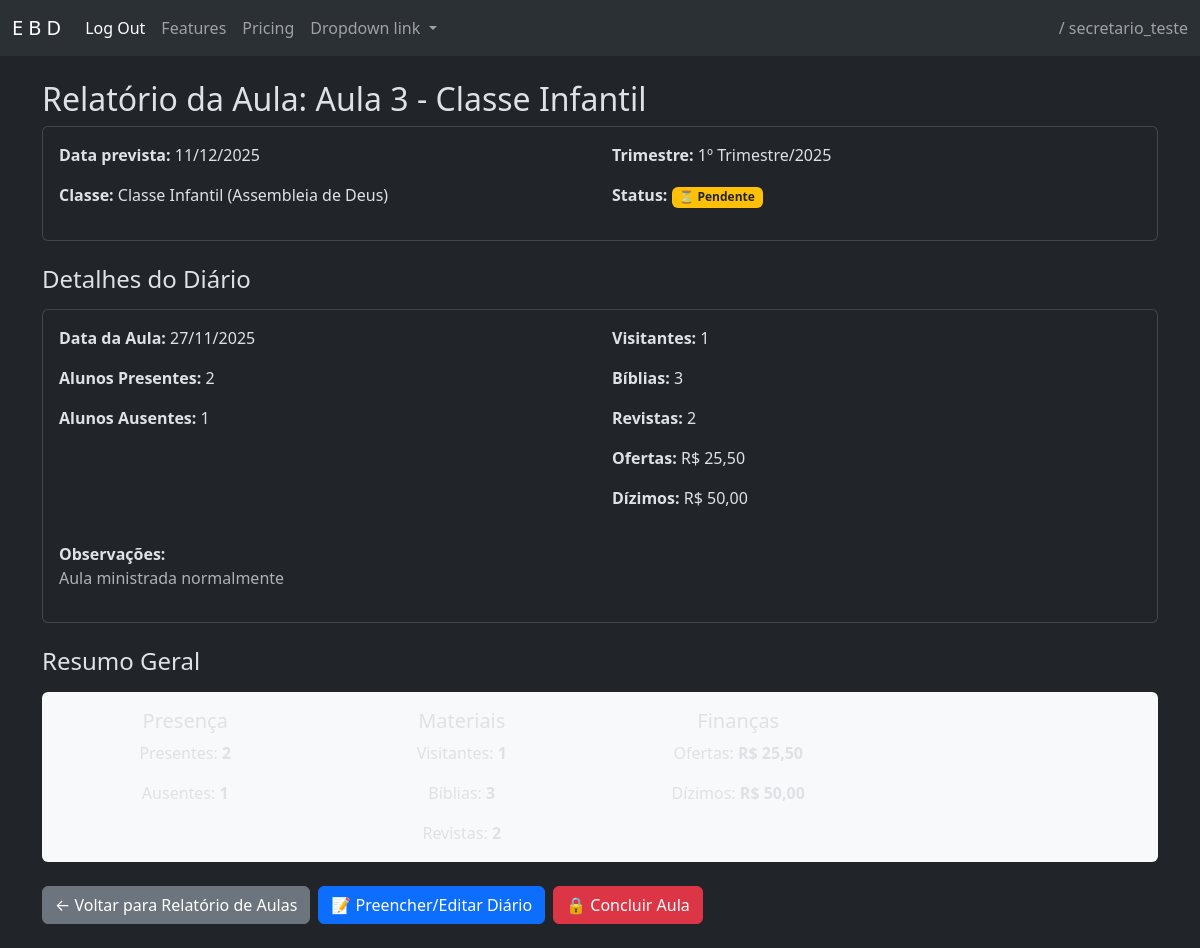
The app's page /relatorios/aula/15/ (signed in) with its own data.
### base/models.py (models this page shows, shortened)
class Usuario(AbstractUser):
    ROLE_CHOICES = [
        ('superintendente', 'Superintendente'),
        ('secretario', 'Secretário'),
        ('professor', 'Professor'),
    ]
    igreja = models.ForeignKey(Igreja, on_delete=models.PROTECT, related_name="usuarios", null=True, blank=True)
    role = models.CharField("Cargo", max_length=50, choices=ROLE_CHOICES, default='professor')
    class Meta:
        verbose_name = "Usuário"
        verbose_name_plural = "Usuários"

class Aula(models.Model):
    trimestre = models.ForeignKey(Trimestre, on_delete=models.PROTECT, related_name="aulas")
    classe = models.ForeignKey(Classe, on_delete=models.PROTECT, related_name="aulas")
    titulo = models.CharField("Título da Aula", max_length=200)
    data_prevista = models.DateField(default=timezone.now)
    concluida = models.BooleanField(default=False)
    class Meta:
        verbose_name = "Aula"
        verbose_name_plural = "Aulas"
        ordering = ["data_prevista"]

class Classe(models.Model):
    igreja = models.ForeignKey(Igreja, on_delete=models.PROTECT, related_name="classes")
    nome = models.CharField("Nome da Classe", max_length=100)
    class Meta:
        verbose_name = "Classe"
        verbose_name_plural = "Classes"
        ordering = ["igreja", "nome"]

class Igreja(models.Model):
    nome = models.CharField("Nome da Igreja", max_length=100, unique=True)
    class Meta:
        verbose_name = "Igreja"
        verbose_name_plural = "Igrejas"
        ordering = ["nome"]

class Trimestre(models.Model):
    igreja = models.ForeignKey(Igreja, on_delete=models.PROTECT, related_name="trimestres")
    trimestre = models.CharField(max_length=50)  # 1 Trim
    ano = models.PositiveIntegerField()
    ativo = models.BooleanField(default=False)
    concluido = models.BooleanField(default=False)
    class Meta:
        verbose_name = "Trimestre"
        verbose_name_plural = "Trimestres"
        unique_together = ('igreja', 'trimestre', 'ano')
        ordering = ["-ano", "trimestre"]

class Diario(models.Model):
    aula = models.OneToOneField(Aula, on_delete=models.CASCADE, related_name="diario")
    data_da_aula = models.DateField(default=timezone.now)
    alunos_presentes = models.PositiveIntegerField(default=0)
    alunos_ausentes = models.PositiveIntegerField(default=0)
    visitantes = models.PositiveIntegerField(default=0)
    biblias = models.PositiveIntegerField(default=0)
    revistas = models.PositiveIntegerField(default=0)
    ofertas = models.DecimalField(max_digits=10, decimal_places=2, default=0.00)
    dizimos = models.DecimalField(max_digits=10, decimal_places=2, default=0.00)
    observacoes = models.TextField(blank=True, null=True)
    class Meta:
        verbose_name = "Diário"
        verbose_name_plural = "Diários"

### base/views.py (the view)
# urls.py: path('relatorios/aula/<int:id>/', views.relatorio_aula, name='relatorio_aula'),
@user_passes_test(is_secretario_or_superintendente)
def relatorio_aula(request, id):
    aula = get_object_or_404(Aula, id=id)
    diarios = Diario.objects.filter(aula=aula)
    resumo = {
        'alunos_presentes': sum(d.alunos_presentes for d in diarios),
        'alunos_ausentes': sum(d.alunos_ausentes for d in diarios),
        'visitantes': sum(d.visitantes for d in diarios),
        'biblias': sum(d.biblias for d in diarios),
        'revistas': sum(d.revistas for d in diarios),
        'ofertas': sum(d.ofertas for d in diarios),
        'dizimos': sum(d.dizimos for d in diarios),
    }
    return render(request, 'relatorio_aula.html', {'aula': aula, 'diarios': diarios, 'resumo': resumo})

### base/views.py (called while the page is built)
def is_secretario_or_superintendente(user): return user.is_authenticated and user.role in ['secretario', 'superintendente']

### base/templates/relatorio_aula.html (shortened to what this page needs)
{% extends 'base.html' %}
{% block conteudo %}
<div class="container py-4">
  <h2>Relatório da Aula: {{ aula.titulo }}</h2>
  <div class="card mb-4">
    <div class="card-body">
      <div class="row">
        <div class="col-md-6">
          <p><strong>Data prevista:</strong> {{ aula.data_prevista|date:"d/m/Y" }}</p>
          <p><strong>Classe:</strong> {{ aula.classe.nome }} ({{ aula.classe.igreja.nome }})</p>
        </div>
        <div class="col-md-6">
          <p><strong>Trimestre:</strong> {{ aula.trimestre.trimestre }}/{{ aula.trimestre.ano }}</p>
          <p>
            <strong>Status:</strong>
            {% if aula.concluida %}
              <span class="badge bg-success">✓ Concluída</span>
            {% else %}
              <span class="badge bg-warning text-dark">⏳ Pendente</span>
            {% endif %}
          </p>
        </div>
      </div>
    </div>
  </div>
  {% if diarios %}
    <h4 class="mb-3">Detalhes do Diário</h4>
    {% for d in diarios %}
      <div class="card mb-4">
        <div class="card-body">
          <div class="row mb-3">
            <div class="col-md-6">
              <p><strong>Data da Aula:</strong> {{ d.data_da_aula|date:"d/m/Y" }}</p>
              <p><strong>Alunos Presentes:</strong> {{ d.alunos_presentes }}</p>
              <p><strong>Alunos Ausentes:</strong> {{ d.alunos_ausentes }}</p>
            </div>
            <div class="col-md-6">
              <p><strong>Visitantes:</strong> {{ d.visitantes }}</p>
              <p><strong>Bíblias:</strong> {{ d.biblias }}</p>
              <p><strong>Revistas:</strong> {{ d.revistas }}</p>
              <p><strong>Ofertas:</strong> R$ {{ d.ofertas|floatformat:2 }}</p>
              <p><strong>Dízimos:</strong> R$ {{ d.dizimos|floatformat:2 }}</p>
            </div>
          </div>
          {% if d.observacoes %}
            <div class="mb-3">
              <strong>Observações:</strong>
              <p class="text-muted">{{ d.observacoes }}</p>
            </div>
          {% endif %}
        </div>
      </div>
    {% endfor %}
    {% if resumo %}
      <h4 class="mb-3">Resumo Geral</h4>
      <div class="card bg-light">
        <div class="card-body">
          <div class="row text-center">
            <div class="col-md-3">
              <h5 class="card-title">Presença</h5>
              <p class="card-text">Presentes: <strong>{{ resumo.alunos_presentes }}</strong></p>
              <p class="card-text">Ausentes: <strong>{{ resumo.alunos_ausentes }}</strong></p>
            </div>
            <div class="col-md-3">
              <h5 class="card-title">Materiais</h5>
              <p class="card-text">Visitantes: <strong>{{ resumo.visitantes }}</strong></p>
              <p class="card-text">Bíblias: <strong>{{ resumo.biblias }}</strong></p>
              <p class="card-text">Revistas: <strong>{{ resumo.revistas }}</strong></p>
            </div>
            <div class="col-md-3">
              <h5 class="card-title">Finanças</h5>
              <p class="card-text">Ofertas: <strong>R$ {{ resumo.ofertas|floatformat:2 }}</strong></p>
              <p class="card-text">Dízimos: <strong>R$ {{ resumo.dizimos|floatformat:2 }}</strong></p>
            </div>
          </div>
        </div>
      </div>
    {% endif %}
  {% else %}
    <div class="alert alert-info">
      📝 Nenhum diário registrado para esta aula ainda.
    </div>
  {% endif %}
  <div class="d-flex gap-2 mt-4">
    <a class="btn btn-secondary" href="{% url 'aula_list' %}">← Voltar para Relatório de Aulas</a>
    {% if not aula.concluida %}
      <a href="{% url 'diario_registro' aula.id %}" class="btn btn-primary">📝 Preencher/Editar Diário</a>
    {% else %}
      <button class="btn btn-primary" disabled title="Aula concluída - diário não pode ser editado">📝 Preencher/Editar Diário</button>
    {% endif %}
    {% if user.is_authenticated and user.role|add:'X' != 'professorX' and not aula.concluida %}
      <form method="post" action="{% url 'aula_concluir' aula.id %}" style="display:inline;">
        <button type="submit" class="btn btn-danger" onclick="return confirm('⚠️ Tem certeza? Após concluir a aula, o diário não poderá mais ser editado. Esta ação não poderá ser revertida.')">🔒 Concluir Aula</button>
      </form>
    {% endif %}
  </div>
</div>
{% endblock conteudo %}

### base/templates/base.html (shortened to what this page needs)
{% load static %}
<!doctype html>
<html lang="pt-br">
	<head>
		<link href="https://cdn.jsdelivr.net/npm/bootstrap@5.3.8/dist/css/bootstrap.min.css" rel="stylesheet">
	</head>
	<body data-bs-theme="dark">
		<nav class="navbar navbar-expand-lg bg-body-tertiary" data-bs-theme="dark">
				<div class="container-fluid">
						<a class="navbar-brand" href="#">E  B  D</a>
						<div class="collapse navbar-collapse" id="navbarNavDropdown">
						<ul class="navbar-nav">
								<li class="nav-item">
								<form action="{% url 'logout' %}" method="post">
										<button type="submit" class="nav-link active" aria-current="page"> Log Out </button>
								</form>
								</li>
								<li class="nav-item">
								<a class="nav-link" href="#">Features</a>
								</li>
								<li class="nav-item">
								<a class="nav-link" href="#">Pricing</a>
								</li>
								<li class="nav-item dropdown">
								<a class="nav-link dropdown-toggle" href="#" role="button" data-bs-toggle="dropdown" aria-expanded="false">
										Dropdown link
								</a>
								</li>
						</ul>
						<span class="navbar-text ms-auto">
								{{ perfil }} / {{request.user.username}}
						</span>
						</div>
				</div>
		</nav>
		<main>
			{% block conteudo %}{% endblock %}
		</main>
	</body>
</html>

### records on screen
Usuario: user.username "secretario_teste"
Aula: titulo "Aula 3 - Classe Infantil", data_prevista "11/12/2025", classe.nome "Classe Infantil", classe.igreja.nome "Assembleia de Deus", trimestre.trimestre "1º Trimestre", trimestre.ano "2025"
Diario: data_da_aula "27/11/2025", alunos_presentes "2", alunos_ausentes "1", visitantes "1", biblias "3", revistas "2", ofertas "25,50", dizimos "50,00", observacoes "Aula ministrada normalmente"

### other values on screen
{{ resumo.alunos_presentes }} "2"
{{ resumo.alunos_ausentes }} "1"
{{ resumo.visitantes }} "1"
{{ resumo.biblias }} "3"
{{ resumo.revistas }} "2"
{{ resumo.ofertas|floatformat:2 }} "25,50"
{{ resumo.dizimos|floatformat:2 }} "50,00"
